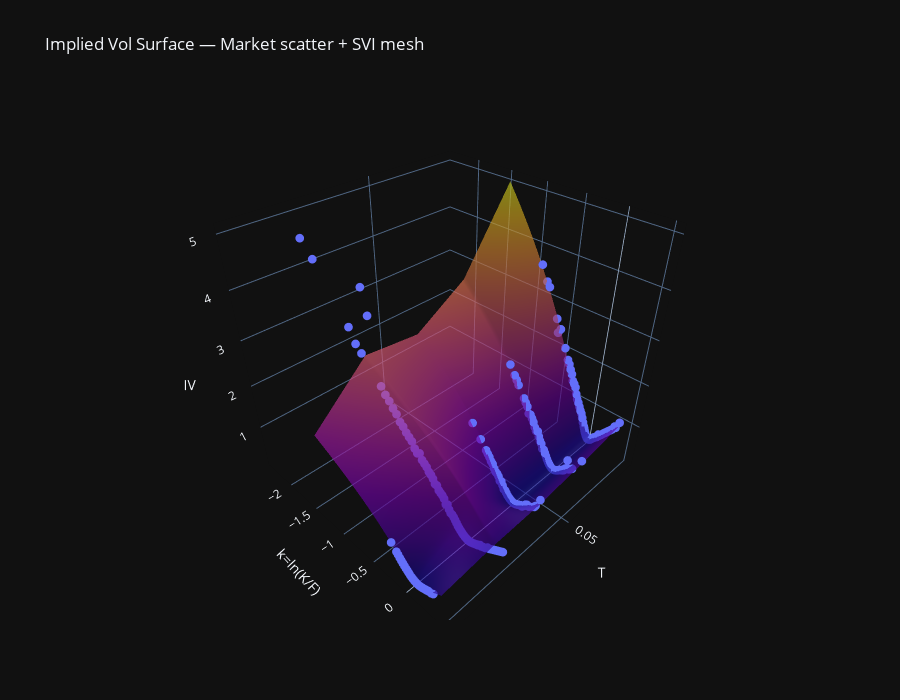

Notebook code cell kept with this figure:
### Markdown cell above
## 7) Implied vol + Vol surface + SVI (market or synthetic)

We attempt to fetch option chains from **yfinance** and compute implied vols.  
If that fails, we build a synthetic surface (so the notebook always runs).

Then we fit **SVI** per maturity and plot:
- market IV scatter + SVI surface mesh (3D)
- smile slices and residuals

(Implementation is adapted from your Project 10 fixes to avoid tz issues.)

### Code cell
def bs_call_forward(F: float, K: float, T: float, r: float, sigma: float) -> float:
    if T <= 0:
        return max(0.0, F - K)
    DF = math.exp(-r * T)
    if sigma <= 0:
        return DF * max(0.0, F - K)
    vol_sqrt = sigma * math.sqrt(T)
    d1 = (math.log(F / K) + 0.5 * sigma * sigma * T) / vol_sqrt
    d2 = d1 - vol_sqrt
    return DF * (F * norm.cdf(d1) - K * norm.cdf(d2))

def implied_vol_call_forward(price: float, F: float, K: float, T: float, r: float, lo: float = 1e-8, hi: float = 5.0) -> float:
    if T <= 0 or F <= 0 or K <= 0:
        return float("nan")
    DF = math.exp(-r*T)
    intrinsic = DF * max(0.0, F - K)
    upper = DF * F
    if not (intrinsic - 1e-12 <= price <= upper + 1e-12):
        return float("nan")
    def f(sig): return bs_call_forward(F, K, T, r, sig) - price
    a, b = lo, hi
    fa, fb = f(a), f(b)
    if fa*fb > 0:
        for b_try in [7.5, 10.0, 15.0, 20.0]:
            b = b_try
            fb = f(b)
            if fa*fb <= 0:
                break
    if fa*fb > 0:
        return float("nan")
    try:
        return float(brentq(f, a, b, maxiter=200))
    except Exception:
        return float("nan")

def fetch_option_chain_yf(ticker: str, r: float = 0.02, max_expiries: int = 6) -> tuple[float, pd.DataFrame]:
    if not HAVE_YFINANCE:
        raise RuntimeError("yfinance not installed")
    tk = yf.Ticker(ticker)
    hist = tk.history(period="5d", auto_adjust=True)
    if hist.empty:
        raise RuntimeError("Empty price history")
    S0 = float(hist["Close"].iloc[-1])

    expiries = list(tk.options)[:max_expiries]
    if len(expiries) == 0:
        raise RuntimeError("No option expiries returned")

    today = _today_utc_naive()
    rows = []
    for exp in expiries:
        exp_dt = pd.to_datetime(exp, utc=True).tz_convert(None)  # tz-naive
        T = max(0.0, (exp_dt - today).days/365.0)
        if T <= 1e-6:
            continue

        chain = tk.option_chain(exp)
        calls = chain.calls.copy()
        if calls.empty:
            continue

        bid = calls.get("bid", pd.Series([np.nan]*len(calls)))
        ask = calls.get("ask", pd.Series([np.nan]*len(calls)))
        last = calls.get("lastPrice", pd.Series([np.nan]*len(calls)))

        mid = (bid + ask)/2.0
        # if bid/ask unusable, use last
        good_ba = (bid > 0) & (ask > 0) & (ask >= bid)
        mid = mid.where(good_ba, last)

        DF = math.exp(-r*T)
        F = S0 * math.exp(r*T)

        for i in range(len(calls)):
            K = float(calls["strike"].iloc[i])
            C = float(mid.iloc[i]) if pd.notna(mid.iloc[i]) else np.nan
            if not np.isfinite(C) or C <= 0:
                continue
            iv = implied_vol_call_forward(C, F, K, T, r)
            if not np.isfinite(iv) or iv <= 0:
                continue
            k = math.log(K/F)
            rows.append({
                "ticker": ticker, "expiry": exp_dt.date().isoformat(), "T": T,
                "K": K, "mid": C, "iv": iv, "k": k, "F": F, "DF": DF,
                "volume": float(calls.get("volume", pd.Series([np.nan]*len(calls))).iloc[i]) if "volume" in calls else np.nan,
                "openInterest": float(calls.get("openInterest", pd.Series([np.nan]*len(calls))).iloc[i]) if "openInterest" in calls else np.nan,
                "bid": float(bid.iloc[i]) if pd.notna(bid.iloc[i]) else np.nan,
                "ask": float(ask.iloc[i]) if pd.notna(ask.iloc[i]) else np.nan,
            })
    df = pd.DataFrame(rows)
    if df.empty:
        raise RuntimeError("No usable options after cleaning")
    df = df[df["iv"].between(0.01, 5.0)].copy()
    return S0, df

def synthetic_surface(S0: float = 100.0, r: float = 0.02, seed: int = 42) -> tuple[float, pd.DataFrame]:
    rng_ = np.random.default_rng(seed)
    today = _today_utc_naive()
    Ts = np.array([0.08, 0.16, 0.33, 0.5, 1.0, 2.0])
    strikes = np.linspace(0.6*S0, 1.4*S0, 31)
    rows = []
    for T in Ts:
        DF = math.exp(-r*T); F = S0*math.exp(r*T)
        for K in strikes:
            k = math.log(K/F)
            base = 0.18 + 0.05*np.exp(-T) + 0.02*np.sqrt(T)
            skew = -0.22*(1.0/(1.0+2.0*T))
            smile = 0.35
            iv = max(0.03, base + skew*k + smile*(k**2) + 0.005*rng_.standard_normal())
            C = bs_call_forward(F, K, T, r, iv)
            iv_back = implied_vol_call_forward(C, F, K, T, r)
            rows.append({
                "ticker":"SYNTH", "expiry":(today + pd.Timedelta(days=int(round(365*T)))).date().isoformat(), "T": float(T),
                "K": float(K), "mid": float(C), "iv": float(iv_back), "k": float(k), "F": float(F), "DF": float(DF),
                "volume": np.nan, "openInterest": np.nan, "bid": np.nan, "ask": np.nan
            })
    return S0, pd.DataFrame(rows).dropna(subset=["iv"])

# SVI
def svi_total_variance(k: np.ndarray, a: float, b: float, rho: float, m: float, sig: float) -> np.ndarray:
    return a + b*(rho*(k-m) + np.sqrt((k-m)**2 + sig**2))

def _unpack_svi(x: np.ndarray):
    a = x[0]
    b = math.exp(x[1])
    rho = math.tanh(x[2])
    m = x[3]
    sig = math.exp(x[4])
    return a, b, rho, m, sig

def fit_svi_one_maturity(k: np.ndarray, iv: np.ndarray, T: float, n_starts: int = 8, seed: int = 42):
    rng_ = np.random.default_rng(seed)
    w_obs = (iv**2)*T
    a0 = max(1e-8, float(np.min(w_obs)*0.8))
    x0 = np.array([a0, math.log(0.1), np.arctanh(0.0), 0.0, math.log(0.2)])
    def obj(x):
        a,b,rho,m,sig = _unpack_svi(x)
        w = svi_total_variance(k,a,b,rho,m,sig)
        if np.any(w<=0): return 1e6
        return float(np.mean((w-w_obs)**2))
    best, bestv = None, float("inf")
    for s in range(n_starts):
        if s==0: x = x0.copy()
        else:
            x = x0.copy()
            x[0] = max(1e-8, a0*(0.5+1.5*rng_.random()))
            x[1] = math.log(0.05+0.5*rng_.random())
            rho0 = np.clip((rng_.random()*2-1)*0.8, -0.95, 0.95)
            x[2] = np.arctanh(rho0)
            x[3] = (rng_.random()*2-1)*0.4
            x[4] = math.log(0.05+0.5*rng_.random())
        res = minimize(obj, x, method="L-BFGS-B")
        if res.success and float(res.fun)<bestv:
            bestv = float(res.fun); best = res.x.copy()
    if best is None:
        res = minimize(obj, x0, method="L-BFGS-B")
        best = res.x.copy(); bestv = float(res.fun)
    a,b,rho,m,sig = _unpack_svi(best)
    return {"T": float(T), "a": a, "b": b, "rho": rho, "m": m, "sig": sig, "mse": bestv}

def calibrate_svi_surface(df: pd.DataFrame, min_points: int = 12) -> pd.DataFrame:
    out=[]
    for T,g in df.groupby("T"):
        g=g.dropna(subset=["k","iv"])
        if len(g)<min_points: continue
        k = g["k"].values.astype(float)
        iv = g["iv"].values.astype(float)
        mask = np.isfinite(k) & np.isfinite(iv) & (iv>0.01) & (iv<5.0)
        k=k[mask]; iv=iv[mask]
        if len(k)<min_points: continue
        out.append(fit_svi_one_maturity(k, iv, float(T), n_starts=10, seed=SEED))
    return pd.DataFrame(out).sort_values("T")

def svi_iv(k: np.ndarray, T: float, p: dict) -> np.ndarray:
    w = svi_total_variance(k, p["a"], p["b"], p["rho"], p["m"], p["sig"])
    w = np.maximum(w, 1e-12)
    return np.sqrt(w/T)

def build_surface_grids(df: pd.DataFrame, svi_params: pd.DataFrame, n_k: int = 71):
    Ts = np.array(sorted(svi_params["T"].unique()))
    kmin = float(df["k"].quantile(0.02)); kmax = float(df["k"].quantile(0.98))
    k_grid = np.linspace(kmin, kmax, n_k)
    Z = np.zeros((len(Ts), len(k_grid)))
    for i,T in enumerate(Ts):
        p = svi_params.loc[svi_params["T"]==T].iloc[0].to_dict()
        Z[i,:] = svi_iv(k_grid, float(T), p)
    return Ts, k_grid, Z

def plot_surface_market_and_svi(df: pd.DataFrame, Ts: np.ndarray, k_grid: np.ndarray, Z: np.ndarray):
    fig = go.Figure()
    fig.add_trace(go.Scatter3d(x=df["T"], y=df["k"], z=df["iv"], mode="markers", name="Market IV", marker=dict(size=3)))
    fig.add_trace(go.Surface(x=Ts, y=k_grid, z=Z.T, showscale=False, opacity=0.65, name="SVI surface"))
    fig.update_layout(template="plotly_dark", title="Implied Vol Surface — Market scatter + SVI mesh",
                      scene=dict(xaxis_title="T", yaxis_title="k=ln(K/F)", zaxis_title="IV"), height=700)
    return fig

# Try market, else synthetic
ticker_for_surface = "AAPL"
rr = 0.02
try:
    S0_s, df_opt = fetch_option_chain_yf(ticker_for_surface, r=rr, max_expiries=6)
    source = "market"
except Exception as e:
    print("⚠️ Market option chain failed -> synthetic surface. Reason:", e)
    S0_s, df_opt = synthetic_surface(S0=100.0, r=rr, seed=SEED)
    source = "synthetic"

# keep maturities with enough points
counts = df_opt.groupby("T").size()
good_T = counts[counts >= 12].index.values
df_opt = df_opt[df_opt["T"].isin(good_T)].copy()

svi_params = calibrate_svi_surface(df_opt, min_points=12)
Ts, k_grid, Z = build_surface_grids(df_opt, svi_params, n_k=71)

fig = plot_surface_market_and_svi(df_opt, Ts, k_grid, Z)
fig.show()
fig.write_html(ASSETS_DIR / "capstone_vol_surface.html")

print("Surface source:", source)
display(svi_params)

### Figure 1 — Plotly figure (JSON) as saved in the notebook; plotly's stock layout.template omitted (floating-point values rounded to 4 significant figures; data arrays with more than 128 entries replaced by an {"elided": "..."} marker saying what was removed)
{"data": [{"marker": {"size": 3}, "mode": "markers", "name": "Market IV", "type": "scatter3d", "x": {"elided": "243 float values"}, "y": {"elided": "243 float values"}, "z": {"elided": "243 float values"}}, {"name": "SVI surface", "opacity": 0.65, "showscale": false, "type": "surface", "x": [0.01918, 0.03836, 0.05753, 0.07671, 0.09589], "y": [-1.44, -1.413, -1.387, -1.361, -1.335, -1.309, -1.282, -1.256, -1.23, -1.204, -1.178, -1.151, -1.125, -1.099, -1.073, -1.047, -1.02, -0.9941, -0.9679, -0.9417, -0.9155, -0.8893, -0.8631, -0.8368, -0.8106, -0.7844, -0.7582, -0.732, -0.7058, -0.6796, -0.6534, -0.6272, -0.6009, -0.5747, -0.5485, -0.5223, -0.4961, -0.4699, -0.4437, -0.4175, -0.3913, -0.365, -0.3388, -0.3126, -0.2864, -0.2602, -0.234, -0.2078, -0.1816, -0.1553, -0.1291, -0.1029, -0.07671, -0.0505, -0.02429, 0.001922, 0.02813, 0.05434, 0.08056, 0.1068, 0.133, 0.1592, 0.1854, 0.2116, 0.2378, 0.264, 0.2902, 0.3165, 0.3427, 0.3689, 0.3951], "z": {"elided": "71x5 float values"}}], "layout": {"height": 700, "scene": {"xaxis": {"title": {"text": "T"}}, "yaxis": {"title": {"text": "k=ln(K/F)"}}, "zaxis": {"title": {"text": "IV"}}}, "title": {"text": "Implied Vol Surface — Market scatter + SVI mesh"}}}
